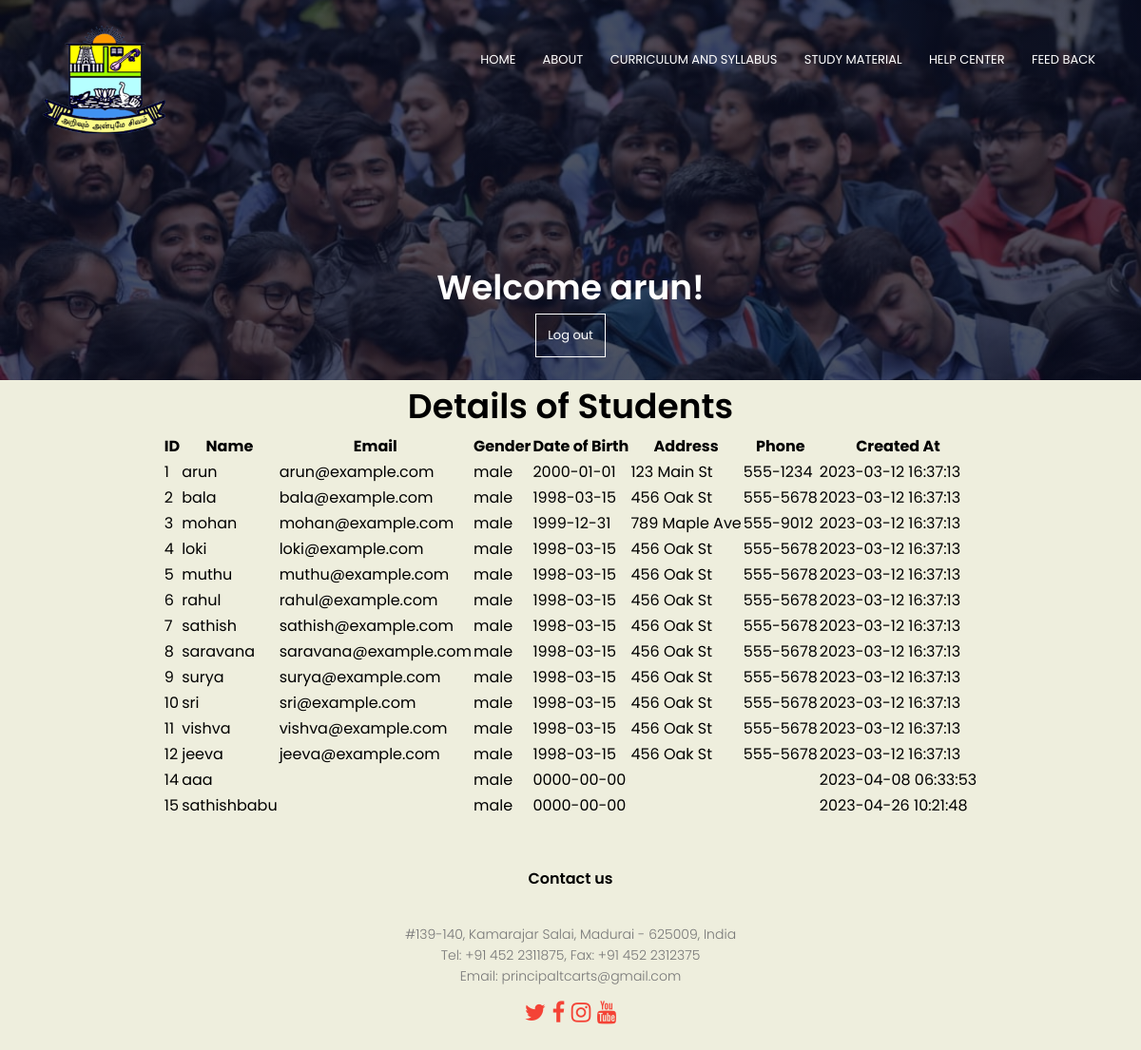
/staff_dashboard.php (signed in), run on the app's committed database.
### tables this page shows
CREATE TABLE `students_details` (
  `id` int(6) UNSIGNED NOT NULL,
  `name` varchar(30) NOT NULL,
  `email` varchar(50) NOT NULL,
  `password` varchar(50) NOT NULL,
  `gender` enum('male','female','other') NOT NULL,
  `dob` date NOT NULL,
  `address` varchar(100) NOT NULL,
  `phone` varchar(20) NOT NULL,
  `created_at` timestamp NOT NULL DEFAULT current_timestamp() ON UPDATE current_timestamp()
);

### staff_dashboard.php (the view, shortened to what this page needs)
<?php
$servername = "localhost";
$username = "root";
$password = "";
$dbname = "college";
$user_id = $_SESSION['username'];
$conn = new mysqli($servername, $username, $password, $dbname);
$sql = "SELECT * FROM students_details";
$result = $conn->query($sql);
?>
<!DOCTYPE html>
<html>
<head>
        <link rel="stylesheet" href="style.css">
        <link rel="stylesheet" href="https://stackpath.bootstrapcdn.com/font-awesome/4.7.0/css/font-awesome.min.css">
</head>
<body>
<section class="sub-header sub-header-image-2">
  <nav>
  <a href="index.html"><img src="images/Ramdeobaba-Logo.png"></a>
  <div class="nav-links" id="navLinks">
    <ul>
      <li><a href="index.php">HOME</a></li>
      <li><a href="about.html">ABOUT</a></li>
      <li><a href="Curriculum and Syllabus.html">CURRICULUM AND SYLLABUS</a></li>
      <li><a href="">STUDY MATERIAL</a></li>
      <li><a href="helfcenter.html">HELP CENTER</a></li>
      <li><a href="feedback.php">FEED BACK</a></li>
    </ul>
  </div>
  </nav>
  <h1>Welcome <?php echo $user_id; ?>!</h1>
  <a href="logout.php" class="hero-btn">Log out</a>
</section>
<center>
  <h1>Details of Students</h1>
  <table>
    <thead>
      <tr>
        <th>ID</th>
        <th>Name</th>
        <th>Email</th>
        <th>Gender</th>
        <th>Date of Birth</th>
        <th>Address</th>
        <th>Phone</th>
        <th>Created At</th>
      </tr>
    </thead>
    <tbody>
      <?php if ($result->num_rows > 0): ?>
        <?php while ($row = $result->fetch_assoc()): ?>
          <tr>
            <td><?php echo $row["id"]; ?></td>
            <td><?php echo $row["name"]; ?></td>
            <td><?php echo $row["email"]; ?></td>
            <td><?php echo $row["gender"]; ?></td>
            <td><?php echo $row["dob"]; ?></td>
            <td><?php echo $row["address"]; ?></td>
            <td><?php echo $row["phone"]; ?></td>
            <td><?php echo $row["created_at"]; ?></td>
          </tr>
        <?php endwhile; ?>
      <?php else: ?>
        <tr>
          <td colspan="8">No students found.</td>
        </tr>
      <?php endif; ?>
    </tbody>
  </table>
      </center>
<section class="footer">
    <h4>Contact us</h4>
    <p>
        #139-140, Kamarajar Salai, Madurai - 625009, India<br>
        Tel: +91 452 2311875, Fax: +91 452 2312375<br>
        Email: principaltcarts@gmail.com<br>
    </p>
    <div class="icons">
        <a class="plain-link" href="https://twitter.com/ThiagarajarArts?s=09"><i class="fa fa-twitter"></i></a>
        <a class="plain-link" href="https://www.facebook.com/profile.php?id=100052589108647"><i class="fa fa-facebook"></i></a>
        <a class="plain-link" href="https://www.instagram.com/thiagarajararts"><i class="fa fa-instagram"></i></a>
        <a class="plain-link" href="https://www.youtube.com/channel/UCptTFniJPA9D34uO5QSHNhw?view_as=subscriber"><i class="fa fa-youtube"></i></a>
    </div>
</section>
</body>
</html>

### style.css (style rules this page uses)
* { margin: 0; padding: 0; font-family: "Poppins", sans-serif; scroll-behavior: smooth; }
body { background-color: #eed; }
nav { display: flex; padding: 2% 3%; justify-content: space-between; align-items: center; }
nav img { height: 120px; }
.nav-links { margin-top: -50px; flex: 1; text-align: right; }
.nav-links ul li { list-style: none; display: inline-block; padding: 8px 12px; position: relative; }
.nav-links ul li a { color: white; text-decoration: none; font-size: 13px; }
.nav-links ul li ::after { content: ""; width: 0%; height: 2px; background: #f44336; display: block; margin: auto; transition: 0.3s; }
.plain-link { text-decoration: none; color: inherit; cursor: pointer; }
.hero-btn { display: inline-block; text-decoration: none; color: white; border: 1px solid white; padding: 12px; font-size: 13px; background: transparent; position: relative; cursor: pointer; }
h1 { font-size: 36px; font-weight: 600; }
p { color: #777; font-size: 14px; font-weight: 300; line-height: 22px; padding: 10px; }
.footer { width: 100%; text-align: center; padding: 30px 0; }
.footer h4 { margin-bottom: 25px; margin-top: 20px; font-weight: 600; }
.icons { color: #f44336; margin: 0 13px; cursor: pointer; font-size: 24px; }
.sub-header { height: 50vh; width: 100%; background-position: center; background-size: cover; text-align: center; color: white; }
.sub-header-image-2 { background-image: linear-gradient(rgba(4, 9, 30, 0.7), rgba(4, 9, 30, 0.7)), url(images/students.jpg); }
.sub-header h1 { margin-top: 100px; }

### data on the page
students_details: id "1", name "arun", email "arun@example.com", gender "male", dob "2000-01-01", address "123 Main St", phone "555-1234", created_at "2023-03-12 16:37:13"
students_details: id "2", name "bala", email "bala@example.com", gender "male", dob "1998-03-15", address "456 Oak St", phone "555-5678", created_at "2023-03-12 16:37:13"
students_details: id "3", name "mohan", email "mohan@example.com", gender "male", dob "1999-12-31", address "789 Maple Ave", phone "555-9012", created_at "2023-03-12 16:37:13"
students_details: id "4", name "loki", email "loki@example.com", gender "male", dob "1998-03-15", address "456 Oak St", phone "555-5678", created_at "2023-03-12 16:37:13"
students_details: id "5", name "muthu", email "muthu@example.com", gender "male", dob "1998-03-15", address "456 Oak St", phone "555-5678", created_at "2023-03-12 16:37:13"
students_details: id "6", name "rahul", email "rahul@example.com", gender "male", dob "1998-03-15", address "456 Oak St", phone "555-5678", created_at "2023-03-12 16:37:13"
students_details: id "7", name "sathish", email "sathish@example.com", gender "male", dob "1998-03-15", address "456 Oak St", phone "555-5678", created_at "2023-03-12 16:37:13"
students_details: id "8", name "saravana", email "saravana@example.com", gender "male", dob "1998-03-15", address "456 Oak St", phone "555-5678", created_at "2023-03-12 16:37:13"
students_details: id "9", name "surya", email "surya@example.com", gender "male", dob "1998-03-15", address "456 Oak St", phone "555-5678", created_at "2023-03-12 16:37:13"
students_details: id "10", name "sri", email "sri@example.com", gender "male", dob "1998-03-15", address "456 Oak St", phone "555-5678", created_at "2023-03-12 16:37:13"
students_details: id "11", name "vishva", email "vishva@example.com", gender "male", dob "1998-03-15", address "456 Oak St", phone "555-5678", created_at "2023-03-12 16:37:13"
students_details: id "12", name "jeeva", email "jeeva@example.com", gender "male", dob "1998-03-15", address "456 Oak St", phone "555-5678", created_at "2023-03-12 16:37:13"
students_details: id "14", name "aaa", gender "male", dob "0000-00-00", created_at "2023-04-08 06:33:53"
students_details: id "15", name "sathishbabu", gender "male", dob "0000-00-00", created_at "2023-04-26 10:21:48"

### other printed values
$user_id "arun"
